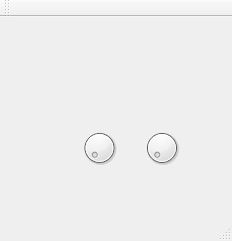
<?xml version="1.0" encoding="UTF-8"?>
<ui version="4.0">
 <class>WindowManette</class>
 <widget class="QMainWindow" name="WindowManette">
  <property name="geometry">
   <rect>
    <x>0</x>
    <y>0</y>
    <width>232</width>
    <height>241</height>
   </rect>
  </property>
  <property name="windowTitle">
   <string>Connexion Manette</string>
  </property>
  <widget class="QWidget" name="centralWidget">
   <widget class="QWidget" name="">
    <property name="geometry">
     <rect>
      <x>80</x>
      <y>70</y>
      <width>36</width>
      <height>17</height>
     </rect>
    </property>
    <layout class="QHBoxLayout" name="horizontalLayout">
     <item>
      <widget class="QCheckBox" name="joystick_gauche">
       <property name="text">
        <string/>
       </property>
      </widget>
     </item>
     <item>
      <widget class="QCheckBox" name="joystick_droite">
       <property name="text">
        <string/>
       </property>
      </widget>
     </item>
    </layout>
   </widget>
   <widget class="QWidget" name="">
    <property name="geometry">
     <rect>
      <x>90</x>
      <y>60</y>
      <width>16</width>
      <height>38</height>
     </rect>
    </property>
    <layout class="QVBoxLayout" name="verticalLayout">
     <item>
      <widget class="QCheckBox" name="joystick_haut">
       <property name="text">
        <string/>
       </property>
      </widget>
     </item>
     <item>
      <widget class="QCheckBox" name="joystick_bas">
       <property name="text">
        <string/>
       </property>
      </widget>
     </item>
    </layout>
   </widget>
   <widget class="QWidget" name="">
    <property name="geometry">
     <rect>
      <x>140</x>
      <y>70</y>
      <width>36</width>
      <height>17</height>
     </rect>
    </property>
    <layout class="QHBoxLayout" name="horizontalLayout_2">
     <item>
      <widget class="QCheckBox" name="joystick_carre">
       <property name="text">
        <string/>
       </property>
      </widget>
     </item>
     <item>
      <widget class="QCheckBox" name="joystick_rond">
       <property name="text">
        <string/>
       </property>
      </widget>
     </item>
    </layout>
   </widget>
   <widget class="QWidget" name="">
    <property name="geometry">
     <rect>
      <x>150</x>
      <y>60</y>
      <width>16</width>
      <height>38</height>
     </rect>
    </property>
    <layout class="QVBoxLayout" name="verticalLayout_2">
     <item>
      <widget class="QCheckBox" name="joystick_triangle">
       <property name="text">
        <string/>
       </property>
      </widget>
     </item>
     <item>
      <widget class="QCheckBox" name="joystick_croix">
       <property name="text">
        <string/>
       </property>
      </widget>
     </item>
    </layout>
   </widget>
   <widget class="QWidget" name="">
    <property name="geometry">
     <rect>
      <x>150</x>
      <y>10</y>
      <width>16</width>
      <height>38</height>
     </rect>
    </property>
    <layout class="QVBoxLayout" name="verticalLayout_3">
     <item>
      <widget class="QCheckBox" name="joystick_R2">
       <property name="text">
        <string/>
       </property>
      </widget>
     </item>
     <item>
      <widget class="QCheckBox" name="joystick_R1">
       <property name="text">
        <string/>
       </property>
      </widget>
     </item>
    </layout>
   </widget>
   <widget class="QWidget" name="">
    <property name="geometry">
     <rect>
      <x>90</x>
      <y>10</y>
      <width>16</width>
      <height>38</height>
     </rect>
    </property>
    <layout class="QVBoxLayout" name="verticalLayout_4">
     <item>
      <widget class="QCheckBox" name="joystick_L2">
       <property name="text">
        <string/>
       </property>
      </widget>
     </item>
     <item>
      <widget class="QCheckBox" name="joystick_L1">
       <property name="text">
        <string/>
       </property>
      </widget>
     </item>
    </layout>
   </widget>
   <widget class="QWidget" name="">
    <property name="geometry">
     <rect>
      <x>60</x>
      <y>100</y>
      <width>141</width>
      <height>61</height>
     </rect>
    </property>
    <layout class="QHBoxLayout" name="horizontalLayout_3">
     <item>
      <widget class="QDial" name="joystick_right"/>
     </item>
     <item>
      <widget class="QDial" name="joystick_left">
       <property name="maximum">
        <number>100</number>
       </property>
      </widget>
     </item>
    </layout>
   </widget>
  </widget>
  <widget class="QMenuBar" name="menuBar">
   <property name="geometry">
    <rect>
     <x>0</x>
     <y>0</y>
     <width>232</width>
     <height>20</height>
    </rect>
   </property>
  </widget>
  <widget class="QToolBar" name="mainToolBar">
   <attribute name="toolBarArea">
    <enum>TopToolBarArea</enum>
   </attribute>
   <attribute name="toolBarBreak">
    <bool>false</bool>
   </attribute>
  </widget>
  <widget class="QStatusBar" name="statusBar"/>
 </widget>
 <layoutdefault spacing="6" margin="11"/>
 <resources/>
 <connections/>
</ui>
